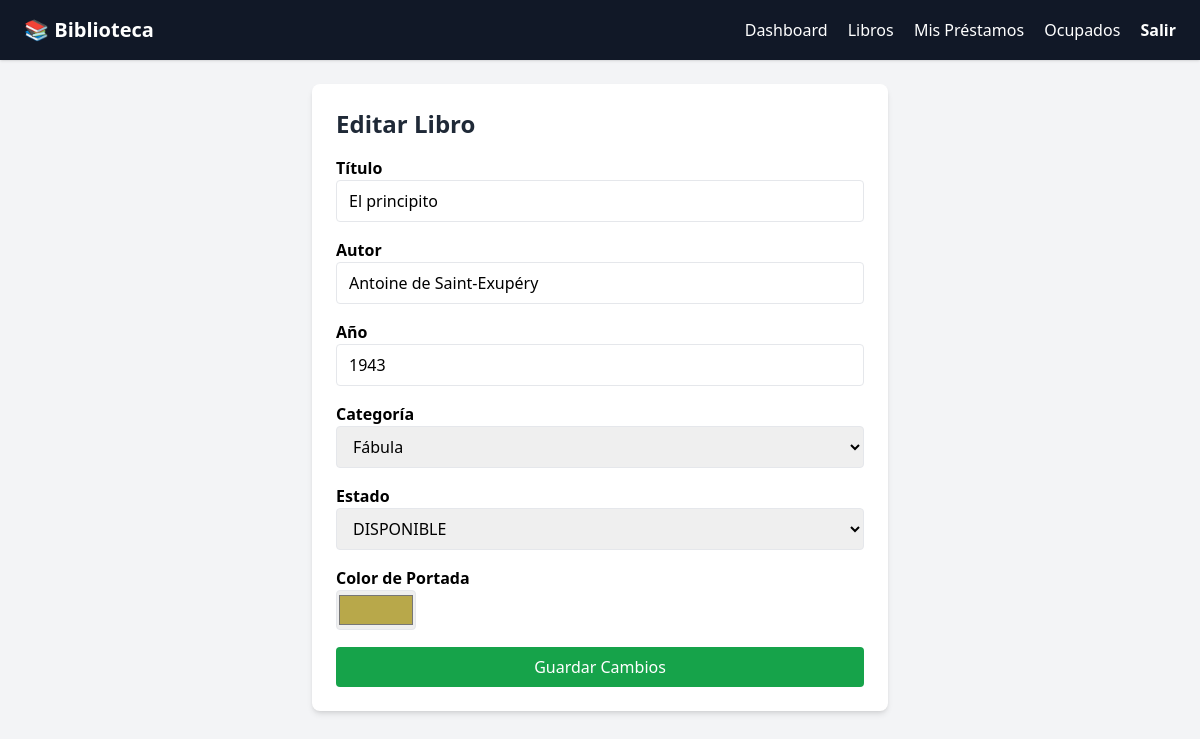
The app's page /edit_book/4 (signed in) with its own data.
### tables this page shows
CREATE TABLE books (
    id INTEGER PRIMARY KEY AUTOINCREMENT,
    title TEXT NOT NULL,
    author TEXT,
    cover_color TEXT,
    year INTEGER,
    status TEXT DEFAULT 'DISPONIBLE',
    category TEXT DEFAULT 'Otro',
    available INTEGER DEFAULT 1
);

### app.py (the view, shortened to what this page needs)
    @app.route('/edit_book/<int:book_id>', methods=['GET', 'POST'])
    @login_required
    def edit_book(book_id):
        conn = app.get_db_connection()
        book = conn.execute("SELECT * FROM books WHERE id=?", (book_id,)).fetchone()
        conn.close()
        if not book:
            flash("Libro no encontrado.")
            return redirect(url_for('books'))
        return render_template('edit_book.html', book=book)

### templates/edit_book.html (shortened to what this page needs)
{% extends "base.html" %}
{% block content %}
<div class="max-w-xl mx-auto bg-white shadow-md rounded-lg p-6 mt-6">
    <h2 class="text-2xl font-bold mb-4 text-gray-800">Editar Libro</h2>
    <form action="{{ url_for('edit_book', book_id=book['id']) }}" method="POST" class="space-y-4">
        <div>
            <label class="block font-semibold">Título</label>
            <input type="text" name="title" value="{{ book['title'] }}" required
                   class="w-full border rounded px-3 py-2">
        </div>
        <div>
            <label class="block font-semibold">Autor</label>
            <input type="text" name="author" value="{{ book['author'] }}" required
                   class="w-full border rounded px-3 py-2">
        </div>
        <div>
            <label class="block font-semibold">Año</label>
            <input type="number" name="year" value="{{ book['year'] }}"
                   class="w-full border rounded px-3 py-2">
        </div>
        <div>
            <label class="block font-semibold">Categoría</label>
            <select name="category" class="w-full border rounded px-3 py-2">
                <option {% if book['category']=="Fábula" %}selected{% endif %}>Fábula</option>
            </select>
        </div>
        <div>
            <label class="block font-semibold">Estado</label>
            <select name="status" class="w-full border rounded px-3 py-2">
                <option value="DISPONIBLE" {% if book['status']=="DISPONIBLE" %}selected{% endif %}>DISPONIBLE</option>
            </select>
        </div>
        <div>
            <label class="block font-semibold">Color de Portada</label>
            <input type="color" name="cover_color" value="{{ book['cover_color'] }}"
                   class="w-20 h-10 border rounded">
        </div>
        <button class="w-full bg-green-600 text-white py-2 rounded hover:bg-green-700">
            Guardar Cambios
        </button>
    </form>
</div>
{% endblock %}

### records on screen
books: title "El principito", author "Antoine de Saint-Exupéry", year "1943", category "Fábula", status "DISPONIBLE", cover_color "#b8a84a"
